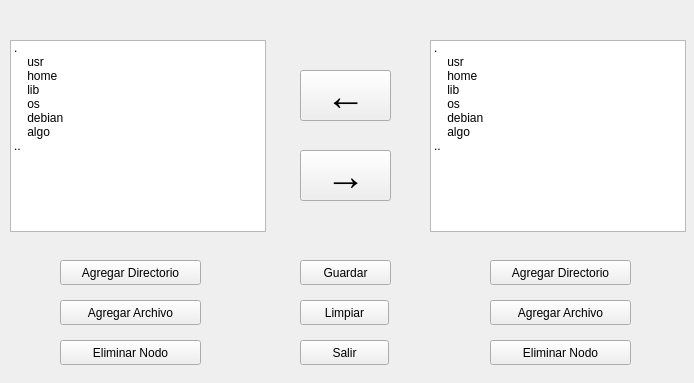
<?xml version="1.0" encoding="UTF-8"?>
<ui version="4.0">
 <class>Form</class>
 <widget class="QWidget" name="Form">
  <property name="geometry">
   <rect>
    <x>0</x>
    <y>0</y>
    <width>694</width>
    <height>383</height>
   </rect>
  </property>
  <property name="windowTitle">
   <string>Navegador de Archivos</string>
  </property>
  <widget class="QPushButton" name="pushButton">
   <property name="geometry">
    <rect>
     <x>300</x>
     <y>70</y>
     <width>91</width>
     <height>51</height>
    </rect>
   </property>
   <property name="font">
    <font>
     <pointsize>30</pointsize>
    </font>
   </property>
   <property name="text">
    <string>←</string>
   </property>
  </widget>
  <widget class="QPushButton" name="pushButton_2">
   <property name="geometry">
    <rect>
     <x>60</x>
     <y>260</y>
     <width>141</width>
     <height>25</height>
    </rect>
   </property>
   <property name="text">
    <string>Agregar Directorio</string>
   </property>
  </widget>
  <widget class="QPushButton" name="pushButton_3">
   <property name="geometry">
    <rect>
     <x>60</x>
     <y>300</y>
     <width>141</width>
     <height>25</height>
    </rect>
   </property>
   <property name="text">
    <string>Agregar Archivo</string>
   </property>
  </widget>
  <widget class="QPushButton" name="pushButton_4">
   <property name="geometry">
    <rect>
     <x>60</x>
     <y>340</y>
     <width>141</width>
     <height>25</height>
    </rect>
   </property>
   <property name="text">
    <string>Eliminar Nodo</string>
   </property>
  </widget>
  <widget class="QPushButton" name="pushButton_5">
   <property name="geometry">
    <rect>
     <x>490</x>
     <y>300</y>
     <width>141</width>
     <height>25</height>
    </rect>
   </property>
   <property name="text">
    <string>Agregar Archivo</string>
   </property>
  </widget>
  <widget class="QPushButton" name="pushButton_6">
   <property name="geometry">
    <rect>
     <x>490</x>
     <y>340</y>
     <width>141</width>
     <height>25</height>
    </rect>
   </property>
   <property name="text">
    <string>Eliminar Nodo</string>
   </property>
  </widget>
  <widget class="QPushButton" name="pushButton_7">
   <property name="geometry">
    <rect>
     <x>300</x>
     <y>150</y>
     <width>91</width>
     <height>51</height>
    </rect>
   </property>
   <property name="font">
    <font>
     <pointsize>30</pointsize>
    </font>
   </property>
   <property name="text">
    <string>→</string>
   </property>
  </widget>
  <widget class="QPushButton" name="pushButton_8">
   <property name="geometry">
    <rect>
     <x>490</x>
     <y>260</y>
     <width>141</width>
     <height>25</height>
    </rect>
   </property>
   <property name="text">
    <string>Agregar Directorio</string>
   </property>
  </widget>
  <widget class="QPushButton" name="pushButton_9">
   <property name="geometry">
    <rect>
     <x>300</x>
     <y>260</y>
     <width>91</width>
     <height>25</height>
    </rect>
   </property>
   <property name="text">
    <string>Guardar</string>
   </property>
  </widget>
  <widget class="QPushButton" name="pushButton_10">
   <property name="geometry">
    <rect>
     <x>300</x>
     <y>300</y>
     <width>89</width>
     <height>25</height>
    </rect>
   </property>
   <property name="text">
    <string>Limpiar</string>
   </property>
  </widget>
  <widget class="QPushButton" name="pushButton_11">
   <property name="geometry">
    <rect>
     <x>300</x>
     <y>340</y>
     <width>89</width>
     <height>25</height>
    </rect>
   </property>
   <property name="text">
    <string>Salir</string>
   </property>
  </widget>
  <widget class="QListWidget" name="listWidget">
   <property name="geometry">
    <rect>
     <x>10</x>
     <y>40</y>
     <width>256</width>
     <height>192</height>
    </rect>
   </property>
   <property name="selectionMode">
    <enum>QAbstractItemView::ExtendedSelection</enum>
   </property>
   <item>
    <property name="text">
     <string>.</string>
    </property>
   </item>
   <item>
    <property name="text">
     <string>    usr</string>
    </property>
   </item>
   <item>
    <property name="text">
     <string>    home</string>
    </property>
   </item>
   <item>
    <property name="text">
     <string>    lib</string>
    </property>
   </item>
   <item>
    <property name="text">
     <string>    os</string>
    </property>
   </item>
   <item>
    <property name="text">
     <string>    debian</string>
    </property>
   </item>
   <item>
    <property name="text">
     <string>    algo</string>
    </property>
   </item>
   <item>
    <property name="text">
     <string>..</string>
    </property>
   </item>
  </widget>
  <widget class="QListWidget" name="listWidget_2">
   <property name="geometry">
    <rect>
     <x>430</x>
     <y>40</y>
     <width>256</width>
     <height>192</height>
    </rect>
   </property>
   <property name="selectionMode">
    <enum>QAbstractItemView::ExtendedSelection</enum>
   </property>
   <item>
    <property name="text">
     <string>.</string>
    </property>
   </item>
   <item>
    <property name="text">
     <string>    usr</string>
    </property>
   </item>
   <item>
    <property name="text">
     <string>    home</string>
    </property>
   </item>
   <item>
    <property name="text">
     <string>    lib</string>
    </property>
   </item>
   <item>
    <property name="text">
     <string>    os</string>
    </property>
   </item>
   <item>
    <property name="text">
     <string>    debian</string>
    </property>
   </item>
   <item>
    <property name="text">
     <string>    algo</string>
    </property>
   </item>
   <item>
    <property name="text">
     <string>..</string>
    </property>
   </item>
  </widget>
 </widget>
 <resources/>
 <connections>
  <connection>
   <sender>pushButton_10</sender>
   <signal>clicked()</signal>
   <receiver>listWidget</receiver>
   <slot>clear()</slot>
   <hints>
    <hint type="sourcelabel">
     <x>325</x>
     <y>309</y>
    </hint>
    <hint type="destinationlabel">
     <x>157</x>
     <y>179</y>
    </hint>
   </hints>
  </connection>
  <connection>
   <sender>pushButton_10</sender>
   <signal>clicked()</signal>
   <receiver>listWidget_2</receiver>
   <slot>clear()</slot>
   <hints>
    <hint type="sourcelabel">
     <x>375</x>
     <y>313</y>
    </hint>
    <hint type="destinationlabel">
     <x>516</x>
     <y>203</y>
    </hint>
   </hints>
  </connection>
 </connections>
</ui>
